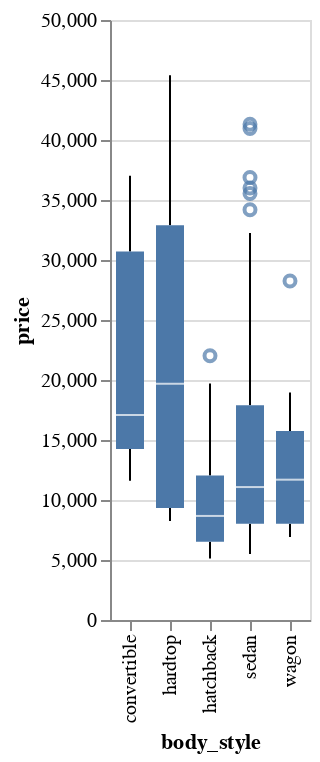

Here is the notebook cell this chart was saved with:
### Markdown cell above
## Boxplots

### Code cell
alt.Chart(df).mark_boxplot().encode(
    x='body_style',
    y='price'
)

### Figure 1 — Vega-Lite specification as saved in the notebook (floating-point values rounded to 4 significant figures; data arrays with more than 128 entries replaced by an {"elided": "..."} marker saying what was removed)
{"config": {"view": {"continuousWidth": 300, "continuousHeight": 300}}, "data": {"name": "data-377522f69c9237e141896e4eb0e07f53"}, "mark": {"type": "boxplot"}, "encoding": {"x": {"field": "body_style", "type": "nominal"}, "y": {"field": "price", "type": "quantitative"}}, "$schema": "https://vega.github.io/schema/vega-lite/v5.17.0.json", "datasets": {"data-377522f69c9237e141896e4eb0e07f53": {"elided": "205 records"}}}
